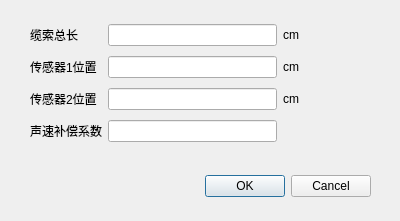
<?xml version="1.0" encoding="UTF-8"?>
<ui version="4.0">
 <class>Dialog_paramconfig</class>
 <widget class="QDialog" name="Dialog_paramconfig">
  <property name="geometry">
   <rect>
    <x>0</x>
    <y>0</y>
    <width>400</width>
    <height>221</height>
   </rect>
  </property>
  <property name="windowTitle">
   <string>参数配置</string>
  </property>
  <widget class="QDialogButtonBox" name="buttonBox">
   <property name="geometry">
    <rect>
     <x>30</x>
     <y>170</y>
     <width>341</width>
     <height>32</height>
    </rect>
   </property>
   <property name="orientation">
    <enum>Qt::Horizontal</enum>
   </property>
   <property name="standardButtons">
    <set>QDialogButtonBox::Cancel|QDialogButtonBox::Ok</set>
   </property>
  </widget>
  <widget class="QWidget" name="layoutWidget">
   <property name="geometry">
    <rect>
     <x>30</x>
     <y>20</y>
     <width>269</width>
     <height>128</height>
    </rect>
   </property>
   <layout class="QGridLayout" name="gridLayout">
    <item row="0" column="0">
     <widget class="QLabel" name="label">
      <property name="text">
       <string>缆索总长</string>
      </property>
     </widget>
    </item>
    <item row="0" column="1">
     <widget class="QLineEdit" name="lineEdit_cablelength"/>
    </item>
    <item row="0" column="2">
     <widget class="QLabel" name="label_4">
      <property name="text">
       <string>cm</string>
      </property>
     </widget>
    </item>
    <item row="1" column="0">
     <widget class="QLabel" name="label_2">
      <property name="text">
       <string>传感器1位置</string>
      </property>
     </widget>
    </item>
    <item row="1" column="1">
     <widget class="QLineEdit" name="lineEdit_sensor1loc"/>
    </item>
    <item row="1" column="2">
     <widget class="QLabel" name="label_5">
      <property name="text">
       <string>cm</string>
      </property>
     </widget>
    </item>
    <item row="2" column="0">
     <widget class="QLabel" name="label_3">
      <property name="text">
       <string>传感器2位置</string>
      </property>
     </widget>
    </item>
    <item row="2" column="1">
     <widget class="QLineEdit" name="lineEdit_sensor2loc"/>
    </item>
    <item row="2" column="2">
     <widget class="QLabel" name="label_6">
      <property name="text">
       <string>cm</string>
      </property>
     </widget>
    </item>
    <item row="3" column="0">
     <widget class="QLabel" name="label_7">
      <property name="text">
       <string>声速补偿系数</string>
      </property>
     </widget>
    </item>
    <item row="3" column="1">
     <widget class="QLineEdit" name="lineEdit_speedcompensate"/>
    </item>
   </layout>
  </widget>
 </widget>
 <resources/>
 <connections>
  <connection>
   <sender>buttonBox</sender>
   <signal>accepted()</signal>
   <receiver>Dialog_paramconfig</receiver>
   <slot>accept()</slot>
   <hints>
    <hint type="sourcelabel">
     <x>248</x>
     <y>254</y>
    </hint>
    <hint type="destinationlabel">
     <x>157</x>
     <y>274</y>
    </hint>
   </hints>
  </connection>
  <connection>
   <sender>buttonBox</sender>
   <signal>rejected()</signal>
   <receiver>Dialog_paramconfig</receiver>
   <slot>reject()</slot>
   <hints>
    <hint type="sourcelabel">
     <x>316</x>
     <y>260</y>
    </hint>
    <hint type="destinationlabel">
     <x>286</x>
     <y>274</y>
    </hint>
   </hints>
  </connection>
 </connections>
</ui>
